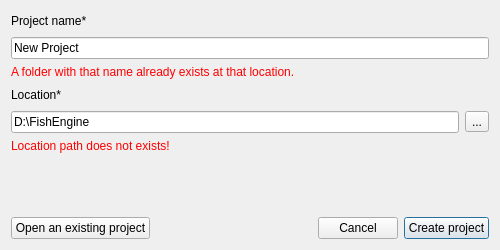
<?xml version="1.0" encoding="UTF-8"?>
<ui version="4.0">
 <class>OpenProjectDialog</class>
 <widget class="QDialog" name="OpenProjectDialog">
  <property name="geometry">
   <rect>
    <x>0</x>
    <y>0</y>
    <width>500</width>
    <height>250</height>
   </rect>
  </property>
  <property name="minimumSize">
   <size>
    <width>450</width>
    <height>250</height>
   </size>
  </property>
  <property name="windowTitle">
   <string>Create Project</string>
  </property>
  <layout class="QVBoxLayout" name="verticalLayout_3">
   <item>
    <layout class="QVBoxLayout" name="verticalLayout">
     <item>
      <layout class="QHBoxLayout" name="horizontalLayout">
       <item>
        <widget class="QLabel" name="label">
         <property name="sizePolicy">
          <sizepolicy hsizetype="Preferred" vsizetype="Minimum">
           <horstretch>0</horstretch>
           <verstretch>0</verstretch>
          </sizepolicy>
         </property>
         <property name="text">
          <string>Project name*</string>
         </property>
        </widget>
       </item>
       <item>
        <spacer name="horizontalSpacer">
         <property name="orientation">
          <enum>Qt::Horizontal</enum>
         </property>
         <property name="sizeHint" stdset="0">
          <size>
           <width>40</width>
           <height>20</height>
          </size>
         </property>
        </spacer>
       </item>
      </layout>
     </item>
     <item>
      <widget class="QLineEdit" name="projectNameLineEdit">
       <property name="text">
        <string>New Project</string>
       </property>
      </widget>
     </item>
     <item>
      <widget class="QLabel" name="projectNameErrorLabel">
       <property name="styleSheet">
        <string notr="true">color: red</string>
       </property>
       <property name="text">
        <string>A folder with that name already exists at that location.</string>
       </property>
      </widget>
     </item>
    </layout>
   </item>
   <item>
    <layout class="QVBoxLayout" name="verticalLayout_2">
     <item>
      <layout class="QHBoxLayout" name="horizontalLayout_2">
       <item>
        <widget class="QLabel" name="label_2">
         <property name="text">
          <string>Location*</string>
         </property>
        </widget>
       </item>
       <item>
        <spacer name="horizontalSpacer_2">
         <property name="orientation">
          <enum>Qt::Horizontal</enum>
         </property>
         <property name="sizeHint" stdset="0">
          <size>
           <width>40</width>
           <height>20</height>
          </size>
         </property>
        </spacer>
       </item>
      </layout>
     </item>
     <item>
      <layout class="QHBoxLayout" name="horizontalLayout_4">
       <item>
        <widget class="QLineEdit" name="locationLineEdit">
         <property name="text">
          <string>D:\FishEngine</string>
         </property>
        </widget>
       </item>
       <item>
        <widget class="QToolButton" name="toolButton">
         <property name="text">
          <string>...</string>
         </property>
        </widget>
       </item>
      </layout>
     </item>
     <item>
      <widget class="QLabel" name="locationErrorLabel">
       <property name="styleSheet">
        <string notr="true">color: red</string>
       </property>
       <property name="text">
        <string>Location path does not exists!</string>
       </property>
      </widget>
     </item>
     <item>
      <spacer name="verticalSpacer">
       <property name="orientation">
        <enum>Qt::Vertical</enum>
       </property>
       <property name="sizeHint" stdset="0">
        <size>
         <width>20</width>
         <height>40</height>
        </size>
       </property>
      </spacer>
     </item>
    </layout>
   </item>
   <item>
    <layout class="QHBoxLayout" name="horizontalLayout_3">
     <item>
      <widget class="QPushButton" name="openButton">
       <property name="text">
        <string>Open an existing project</string>
       </property>
      </widget>
     </item>
     <item>
      <spacer name="horizontalSpacer_3">
       <property name="orientation">
        <enum>Qt::Horizontal</enum>
       </property>
       <property name="sizeHint" stdset="0">
        <size>
         <width>40</width>
         <height>20</height>
        </size>
       </property>
      </spacer>
     </item>
     <item>
      <widget class="QPushButton" name="cancelButton">
       <property name="text">
        <string>Cancel</string>
       </property>
      </widget>
     </item>
     <item>
      <widget class="QPushButton" name="createButton">
       <property name="text">
        <string>Create project</string>
       </property>
       <property name="default">
        <bool>true</bool>
       </property>
      </widget>
     </item>
    </layout>
   </item>
  </layout>
 </widget>
 <resources/>
 <connections/>
</ui>
